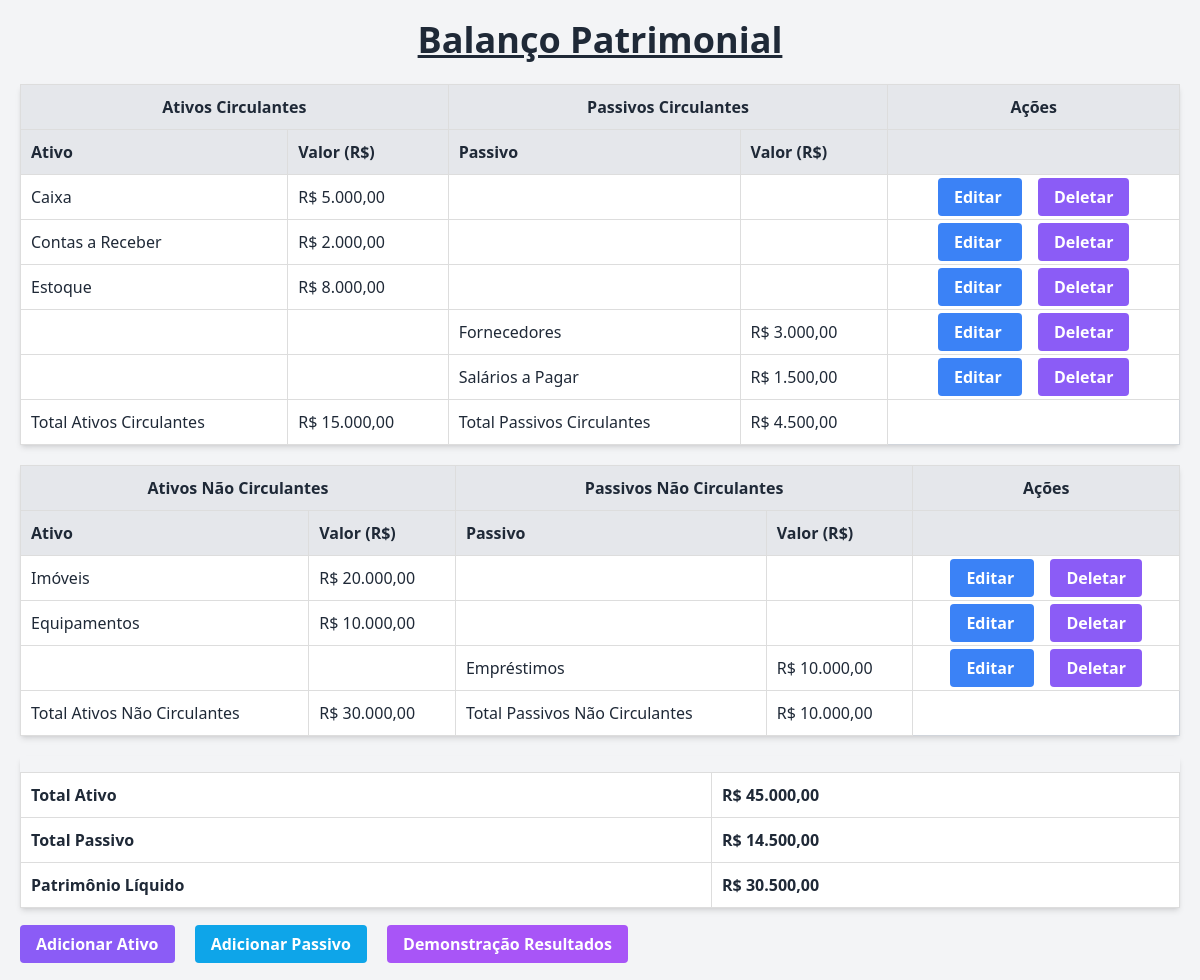
/finance/, run on the app's committed database.
### finance/models.py (models this page shows, shortened)
class Ativo(models.Model):
    nome = models.CharField(max_length=100)
    valor = models.DecimalField(max_digits=10, decimal_places=2)
    circulante = models.BooleanField(default=True) # Indica se é circulante

class Passivo(models.Model):
    nome = models.CharField(max_length=100)
    valor = models.DecimalField(max_digits=10, decimal_places=2)
    circulante = models.BooleanField(default=True) # Indica se é circulante

### finance/views.py (the view)
# urls.py: path('', views.balanco_view, name='balanco'),
def balanco_view(request):
    ativos_circulantes = Ativo.objects.filter(circulante=True)
    passivos_circulantes = Passivo.objects.filter(circulante=True)
    ativos_nao_circulantes = Ativo.objects.filter(circulante=False)
    passivos_nao_circulantes = Passivo.objects.filter(circulante=False)
    total_ativos_circulantes = sum(ativo.valor for ativo in ativos_circulantes)
    total_passivos_circulantes = sum(passivo.valor for passivo in passivos_circulantes)
    total_ativos_nao_circulantes = sum(ativo.valor for ativo in ativos_nao_circulantes)
    total_passivos_nao_circulantes = sum(passivo.valor for passivo in passivos_nao_circulantes)
    total_ativos = total_ativos_circulantes + total_ativos_nao_circulantes
    total_passivos = total_passivos_circulantes + total_passivos_nao_circulantes
    patrimonio_liquido = total_ativos - total_passivos
    context = {
        'ativos_circulantes': ativos_circulantes,
        'passivos_circulantes': passivos_circulantes,
        'ativos_nao_circulantes': ativos_nao_circulantes,
        'passivos_nao_circulantes': passivos_nao_circulantes,
        'total_ativos_circulantes': total_ativos_circulantes,
        'total_passivos_circulantes': total_passivos_circulantes,
        'total_ativos_nao_circulantes': total_ativos_nao_circulantes,
        'total_passivos_nao_circulantes': total_passivos_nao_circulantes,
        'total_ativos': total_ativos,
        'total_passivos': total_passivos,
        'patrimonio_liquido': patrimonio_liquido,
    }
    return render(request, 'finance/balanco.html', context)

### finance/templatetags/custom_filters.py (called while the page is built)
@register.filter(name='format_currency')
def format_currency(value):
    try:
        numeric_value = float(value)
        formatted_value = '{:,.2f}'.format(numeric_value)
        formatted_value = 'R$ ' + formatted_value.replace(',', 'v').replace('.', ',').replace('v', '.')
        return formatted_value
    except (ValueError, TypeError):
        return value

### finance/templates/finance/balanco.html (shortened to what this page needs)
{% load static %}
{% load custom_filters %}
<!DOCTYPE html>
<html lang="en">
<head>
    <link href="{% static 'css/styles.css' %}" rel="stylesheet">
</head>
<body class="bg-gray-100 text-gray-800">
    <h1 class="text-4xl font-bold underline text-center mb-6 mt-5">Balanço Patrimonial</h1>
    <div class="overflow-x-auto shadow-md m-5">
        <table class="min-w-full bg-white border border-gray-300">
            <thead class="bg-gray-200">
                <tr>
                    <th colspan="2" class="text-center">Ativos Circulantes</th>
                    <th colspan="2" class="text-center">Passivos Circulantes</th>
                    <th colspan="1" class="text-center">Ações</th>
                </tr>
                <tr>
                    <th>Ativo</th>
                    <th>Valor (R$)</th>
                    <th>Passivo</th>
                    <th>Valor (R$)</th>
                    <th></th>
                </tr>
            </thead>
            <tbody>
                {% for ativo in ativos_circulantes %}
                    <tr>
                        <td>{{ ativo.nome }}</td>
                        <td>{{ ativo.valor|format_currency }}</td>
                        {% if not forloop.last %}
                            <td>{{ passivos.forloop.counter0.nome }}</td>
                            <td>{{ passivos.forloop.counter0.valor|format_currency }}</td>
                        {% else %}
                            <td></td>
                            <td></td>
                        {% endif %}
                        <td class="text-center space-x-4">
                            <a
                                href="{% url 'edit_ativo' ativo.pk %}"
                                class="bg-blue-500 text-white font-bold px-4 py-2 text-center rounded hover:bg-blue-700"
                            >
                                Editar
                            </a>
                            <a
                                href="{% url 'delete_ativo' ativo.pk %}"
                                class="bg-violet-500 text-white font-bold px-4 py-2 text-center rounded hover:bg-violet-700 button-spacing"
                            >
                                Deletar
                            </a>
                        </td>
                    </tr>
                {% endfor %}
                {% for passivo in passivos_circulantes %}
                    {% if passivo != ativos.0 %}
                        <tr>
                            <td></td>
                            <td></td>
                            <td>{{ passivo.nome }}</td>
                            <td>{{ passivo.valor|format_currency }}</td>
                            <td class="text-center space-x-4">
                                <a
                                    href="{% url 'edit_passivo' passivo.pk %}"
                                    class="bg-blue-500 text-white font-bold px-4 py-2 text-center rounded hover:bg-blue-700"
                                >
                                    Editar
                                </a>
                                <a
                                    href="{% url 'delete_passivo' passivo.pk %}"
                                    class="bg-violet-500 text-white font-bold px-4 py-2 text-center rounded hover:bg-violet-700 button-spacing"
                                >
                                    Deletar
                                </a>
                            </td>
                        </tr>
                    {% endif %}
                {% endfor %}
                <tr>
                    <td class="font-medium">Total Ativos Circulantes</td>
                    <td class="font-medium">{{ total_ativos_circulantes|format_currency }}</td>
                    <td class="font-medium">Total Passivos Circulantes</td>
                    <td class="font-medium">{{ total_passivos_circulantes|format_currency }}</td>
                </tr>
            </tbody>
        </table>
    </div>
    <div class="overflow-x-auto shadow-md m-5">
        <table class="min-w-full bg-white border border-gray-300">
            <thead class="bg-gray-200">
                <tr>
                    <th colspan="2" class="text-center">Ativos Não Circulantes</th>
                    <th colspan="2" class="text-center">Passivos Não Circulantes</th>
                    <th colspan="1" class="text-center">Ações</th>
                </tr>
                <tr>
                    <th>Ativo</th>
                    <th>Valor (R$)</th>
                    <th>Passivo</th>
                    <th>Valor (R$)</th>
                    <th></th>
                </tr>
            </thead>
            <tbody>
                {% for ativo in ativos_nao_circulantes %}
                    <tr>
                        <td>{{ ativo.nome }}</td>
                        <td>{{ ativo.valor|format_currency }}</td>
                        {% if not forloop.last %}
                            <td>{{ passivos.forloop.counter0.nome }}</td>
                            <td>{{ passivos.forloop.counter0.valor|format_currency }}</td>
                        {% else %}
                            <td></td>
                            <td></td>
                        {% endif %}
                        <td class="text-center space-x-4">
                            <a
                                href="{% url 'edit_ativo' ativo.pk %}"
                                class="bg-blue-500 text-white font-bold px-4 py-2 text-center rounded hover:bg-blue-700"
                            >
                                Editar
                            </a>
                            <a
                                href="{% url 'delete_ativo' ativo.pk %}"
                                class="bg-violet-500 text-white font-bold px-4 py-2 text-center rounded hover:bg-violet-700 button-spacing"
                            >
                                Deletar
                            </a>
                        </td>
                    </tr>
                {% endfor %}
                {% for passivo in passivos_nao_circulantes %}
                    {% if passivo != ativos.0 %}
                        <tr>
                            <td></td>
                            <td></td>
                            <td>{{ passivo.nome }}</td>
                            <td>{{ passivo.valor|format_currency }}</td>
                            <td class="text-center space-x-4">
                                <a
                                    href="{% url 'edit_passivo' passivo.pk %}"
                                    class="bg-blue-500 text-white font-bold px-4 py-2 text-center rounded hover:bg-blue-700"
                                >
                                    Editar
                                </a>
                                <a
                                    href="{% url 'delete_passivo' passivo.pk %}"
                                    class="bg-violet-500 text-white font-bold px-4 py-2 text-center rounded hover:bg-violet-700 button-spacing"
                                >
                                    Deletar
                                </a>
                            </td>
                        </tr>
                    {% endif %}
                {% endfor %}
                <tr>
                    <td class="font-medium">Total Ativos Não Circulantes</td>
                    <td class="font-medium">{{ total_ativos_nao_circulantes|format_currency }}</td>
                    <td class="font-medium">Total Passivos Não Circulantes</td>
                    <td class="font-medium">{{ total_passivos_nao_circulantes|format_currency }}</td>
                </tr>
            </tbody>
        </table>
    </div>
    <div class="overflow-x-auto shadow-md m-5 mb-6">
        <table class="min-w-full bg-white border border-gray-300 mt-4">
            <tbody>
                <tr>
                    <td><strong>Total Ativo</strong></td>
                    <td><strong>{{ total_ativos|format_currency }}</strong></td>
                </tr>
                <tr>
                    <td><strong>Total Passivo</strong></td>
                    <td><strong>{{ total_passivos|format_currency }}</strong></td>
                </tr>
                <tr>
                    <td><strong>Patrimônio Líquido</strong></td>
                    <td><strong>{{ patrimonio_liquido|format_currency }}</strong></td>
                </tr>
            </tbody>
        </table>
    </div>
    <div class="space-x-4 mx-5">
        <a href="{% url 'add_ativo' %}" class="bg-violet-500 text-white font-bold px-4 py-2 rounded hover:bg-violet-700">Adicionar Ativo</a>
        <a href="{% url 'add_passivo' %}" class="bg-sky-500 text-white font-bold px-4 py-2 rounded hover:bg-sky-700">Adicionar Passivo</a>
        <a href="{% url 'demonstracao_resultados' %}" class="bg-purple-500 text-white font-bold px-4 py-2 rounded hover:bg-purple-700">
            Demonstração Resultados
        </a>
    </div>
    <br>
</body>
</html>

### finance/static/css/styles.css (style rules this page uses)
html, :host { line-height: 1.5; -webkit-text-size-adjust: 100%; -moz-tab-size: 4; -o-tab-size: 4; tab-size: 4; font-family: ui-sans-serif, system-ui, sans-serif, "Apple Color Emoji", "Segoe UI Emoji", "Segoe UI Symbol", "Noto Color Emoji"; font-feature-settings: normal; font-variation-settings: normal; -webkit-tap-highlight-color: transparent; }
body { margin: 0; line-height: inherit; }
h1, h2, h3, h4, h5, h6 { font-size: inherit; font-weight: inherit; }
a { color: inherit; text-decoration: inherit; }
b, strong { font-weight: bolder; }
table { text-indent: 0; border-color: inherit; border-collapse: collapse; }
blockquote, dl, dd, h1, h2, h3, h4, h5, h6, hr, figure, p, pre { margin: 0; }
.m-5 { margin: 1.25rem; }
.mx-5 { margin-left: 1.25rem; margin-right: 1.25rem; }
.mb-6 { margin-bottom: 1.5rem; }
.mt-5 { margin-top: 1.25rem; }
.mt-4 { margin-top: 1rem; }
.min-w-full { min-width: 100%; }
.space-x-4 > :not([hidden]) ~ :not([hidden]) { --tw-space-x-reverse: 0; margin-right: calc(1rem * var(--tw-space-x-reverse)); margin-left: calc(1rem * calc(1 - var(--tw-space-x-reverse))); }
.overflow-x-auto { overflow-x: auto; }
.rounded { border-radius: 0.25rem; }
.border { border-width: 1px; }
.border-gray-300 { --tw-border-opacity: 1; border-color: rgb(209 213 219 / var(--tw-border-opacity)); }
.bg-gray-100 { --tw-bg-opacity: 1; background-color: rgb(243 244 246 / var(--tw-bg-opacity)); }
.bg-sky-500 { --tw-bg-opacity: 1; background-color: rgb(14 165 233 / var(--tw-bg-opacity)); }
.bg-violet-500 { --tw-bg-opacity: 1; background-color: rgb(139 92 246 / var(--tw-bg-opacity)); }
.bg-white { --tw-bg-opacity: 1; background-color: rgb(255 255 255 / var(--tw-bg-opacity)); }
.bg-blue-500 { --tw-bg-opacity: 1; background-color: rgb(59 130 246 / var(--tw-bg-opacity)); }
.bg-purple-500 { --tw-bg-opacity: 1; background-color: rgb(168 85 247 / var(--tw-bg-opacity)); }
.bg-gray-200 { --tw-bg-opacity: 1; background-color: rgb(229 231 235 / var(--tw-bg-opacity)); }
.px-4 { padding-left: 1rem; padding-right: 1rem; }
.py-2 { padding-top: 0.5rem; padding-bottom: 0.5rem; }
.text-center { text-align: center; }
.text-4xl { font-size: 2.25rem; line-height: 2.5rem; }
.font-bold { font-weight: 700; }
.font-medium { font-weight: 500; }
.text-gray-800 { --tw-text-opacity: 1; color: rgb(31 41 55 / var(--tw-text-opacity)); }
.text-white { --tw-text-opacity: 1; color: rgb(255 255 255 / var(--tw-text-opacity)); }
.underline { text-decoration-line: underline; }
.shadow-md { --tw-shadow: 0 4px 6px -1px rgb(0 0 0 / 0.1), 0 2px 4px -2px rgb(0 0 0 / 0.1); --tw-shadow-colored: 0 4px 6px -1px var(--tw-shadow-color), 0 2px 4px -2px var(--tw-shadow-color); box-shadow: var(--tw-ring-offset-shadow, 0 0 #0000), var(--tw-ring-shadow, 0 0 #0000), var(--tw-shadow); }

### finance/templates/finance/balanco.html (style rules this page uses)
table { width: 100%; border-collapse: collapse; }
th, td { padding: 10px; text-align: left; border: 1px solid #ddd; }
.button-spacing { margin-left: 4px; }

### data on the page
Ativo: nome "Caixa", valor "R$ 5.000,00"
Ativo: nome "Contas a Receber", valor "R$ 2.000,00"
Ativo: nome "Estoque", valor "R$ 8.000,00"
Passivo: nome "Fornecedores", valor "R$ 3.000,00"
Passivo: nome "Salários a Pagar", valor "R$ 1.500,00"
Ativo: nome "Imóveis", valor "R$ 20.000,00"
Ativo: nome "Equipamentos", valor "R$ 10.000,00"
Passivo: nome "Empréstimos", valor "R$ 10.000,00"

### other printed values
{{ total_ativos_circulantes|format_currency }} "R$ 15.000,00"
{{ total_passivos_circulantes|format_currency }} "R$ 4.500,00"
{{ total_ativos_nao_circulantes|format_currency }} "R$ 30.000,00"
{{ total_passivos_nao_circulantes|format_currency }} "R$ 10.000,00"
{{ total_ativos|format_currency }} "R$ 45.000,00"
{{ total_passivos|format_currency }} "R$ 14.500,00"
{{ patrimonio_liquido|format_currency }} "R$ 30.500,00"
